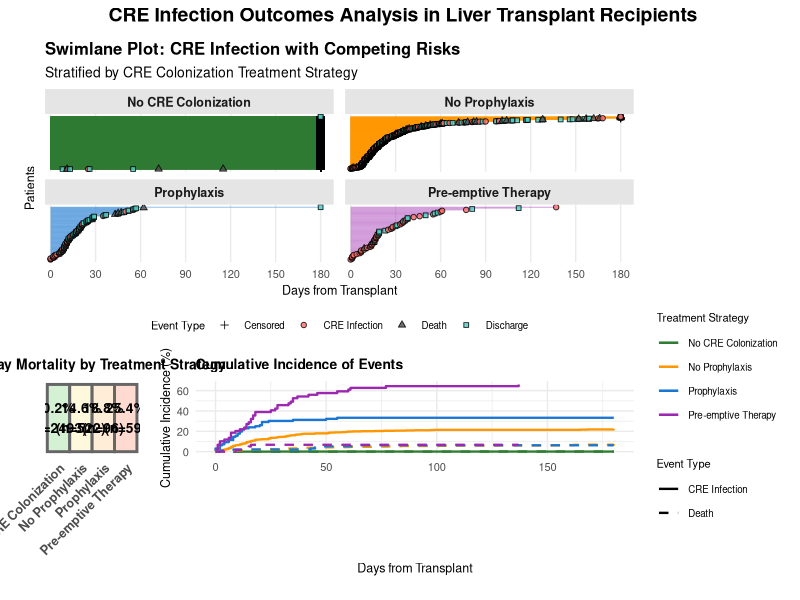
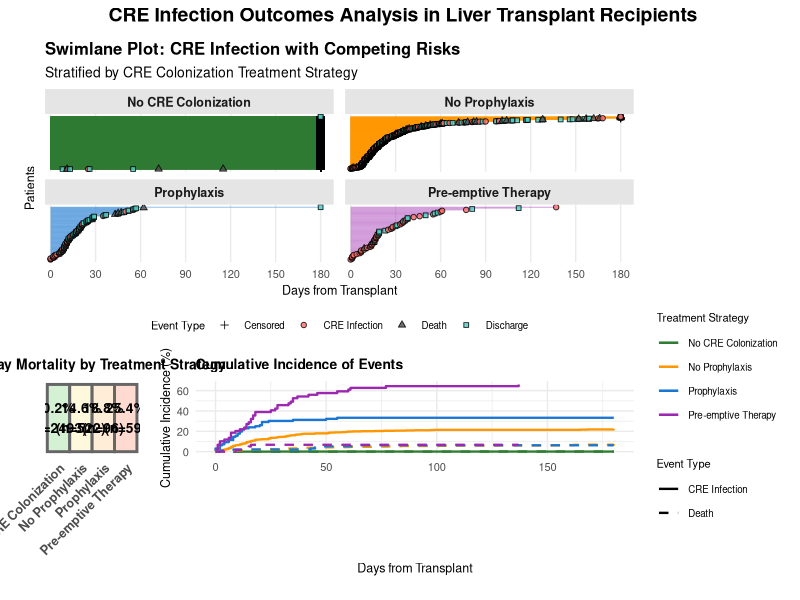
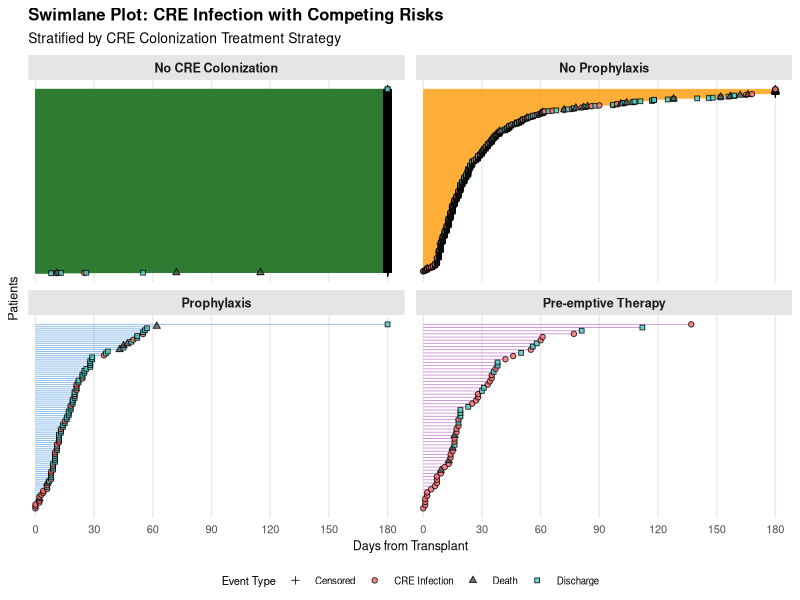
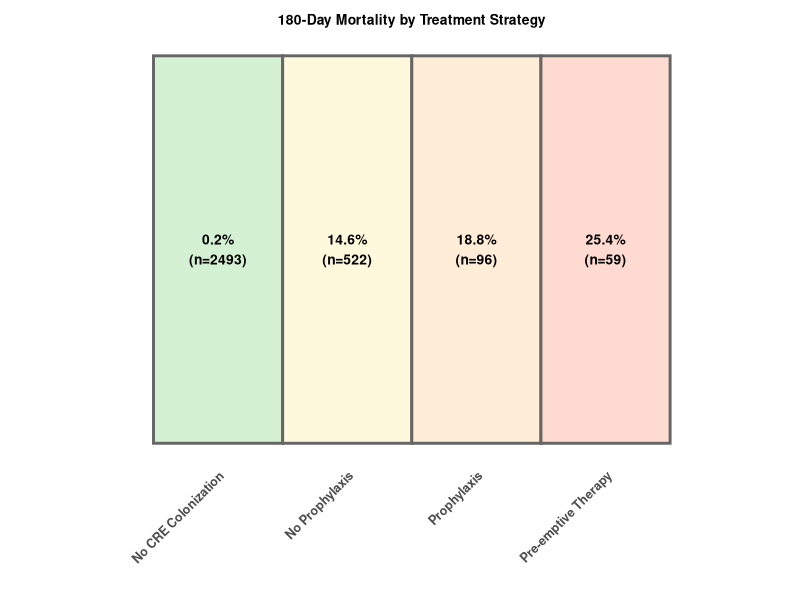
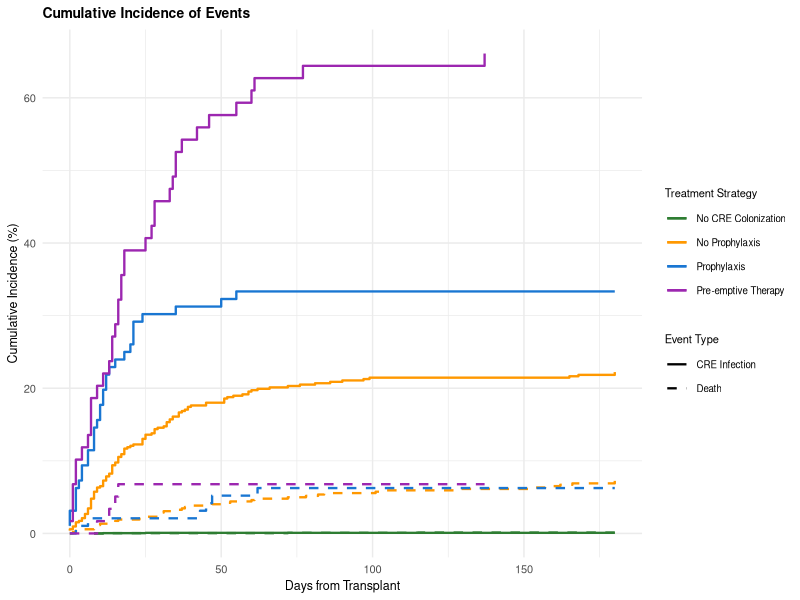
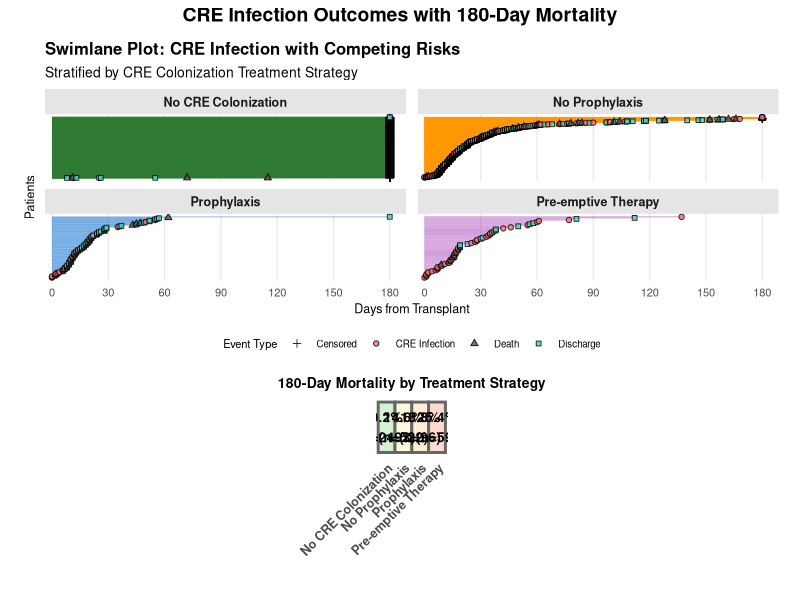
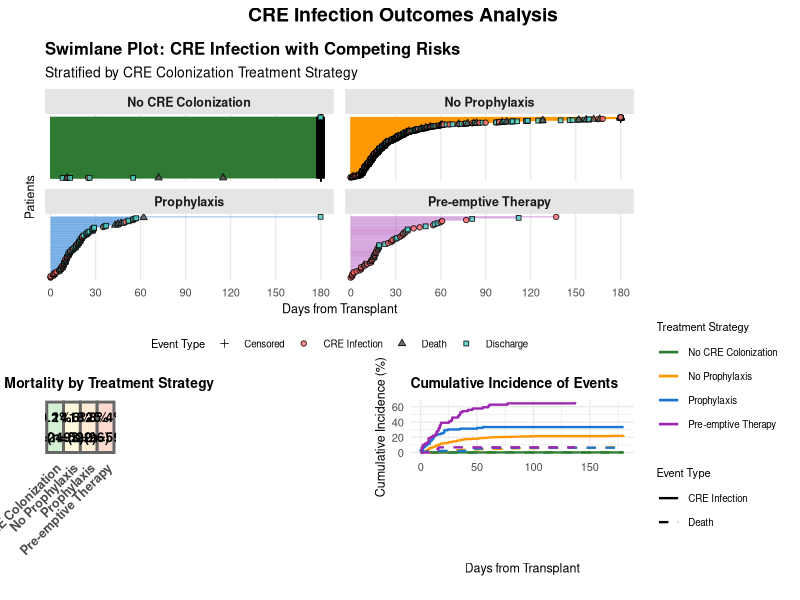

These charts were generated, in order, by the following R code:
# Load required libraries
library(tidyverse)
library(ggplot2)
library(lubridate)
library(patchwork)
library(viridis)
library(scales)

# Read the data
df <- read.csv("CRECOOLT_overall.csv", stringsAsFactors = FALSE)

# Data preprocessing
df_processed <- df %>%
  mutate(
    # Convert dates to Date format
    date_of_transplant = as.Date(date_of_transplant, format = "%Y-%m-%d"),
    cre_infection_date = as.Date(cre_infection_date, format = "%Y-%m-%d"),
    death_date = as.Date(death_date, format = "%Y-%m-%d"),
    discharge_date = as.Date(discharge_date, format = "%Y-%m-%d"),
    
    # Calculate days from transplant to events
    days_to_infection = as.numeric(cre_infection_date - date_of_transplant),
    days_to_death = as.numeric(death_date - date_of_transplant),
    days_to_discharge = as.numeric(discharge_date - date_of_transplant),
    
    # Create treatment strategy from REDCap checkbox variables
    # Assuming cre_colonization___1, ___2, ___3 represent different strategies
    # Note: Adjust these labels based on your actual treatment protocols
    # If a patient has multiple strategies checked, the first matching condition will be used
    treatment_strategy = case_when(
      cre_colonization___1 == 1 ~ "No Prophylaxis",
      cre_colonization___2 == 1 ~ "Prophylaxis",
      cre_colonization___3 == 1 ~ "Pre-emptive Therapy",
      # Check if patient is colonized but no specific strategy
      (is.na(cre_colonization___1) | cre_colonization___1 == 0) & 
        (is.na(cre_colonization___2) | cre_colonization___2 == 0) & 
        (is.na(cre_colonization___3) | cre_colonization___3 == 0) ~ "No CRE Colonization",
      TRUE ~ "No CRE Colonization"
    ),
    treatment_strategy = factor(treatment_strategy,
                                levels = c("No CRE Colonization", 
                                           "No Prophylaxis",
                                           "Prophylaxis", 
                                           "Pre-emptive Therapy")),
    
    # Determine primary outcome for each patient
    primary_event = case_when(
      !is.na(cre_infection_date) & cre_infection == 1 ~ "CRE Infection",
      !is.na(death_date) & death == 1 ~ "Death",
      !is.na(discharge_date) ~ "Discharge",
      TRUE ~ "Censored"
    ),
    
    # Calculate time to primary event
    time_to_event = case_when(
      primary_event == "CRE Infection" ~ days_to_infection,
      primary_event == "Death" ~ days_to_death,
      primary_event == "Discharge" ~ days_to_discharge,
      TRUE ~ 180  # Censoring at 180 days
    ),
    
    # Cap at 180 days for visualization
    time_to_event_capped = pmin(time_to_event, 180, na.rm = TRUE),
    
    # Calculate 180-day mortality
    mortality_180d = ifelse(!is.na(days_to_death) & days_to_death <= 180, 1, 0)
  ) %>%
  filter(!is.na(treatment_strategy)) %>%
  arrange(treatment_strategy, time_to_event)

# Assign patient IDs for y-axis
df_processed <- df_processed %>%
  group_by(treatment_strategy) %>%
  mutate(patient_order = row_number()) %>%
  ungroup() %>%
  mutate(patient_id = paste0(treatment_strategy, "_", patient_order))

# Create the main swimlane plot
swimlane_plot <- ggplot(df_processed) +
  # Draw horizontal lines for each patient (swimlanes)
  geom_segment(aes(x = 0, xend = time_to_event_capped, 
                   y = patient_order, yend = patient_order,
                   color = treatment_strategy),
               size = 0.3, alpha = 0.5) +
  
  # Add event markers
  geom_point(aes(x = time_to_event_capped, y = patient_order, 
                 shape = primary_event, fill = primary_event),
             size = 1.5, alpha = 0.8) +
  
  # Facet by treatment strategy - 2 columns for better space usage
  facet_wrap(~ treatment_strategy, scales = "free_y", ncol = 2) +
  
  # Customize scales
  scale_x_continuous(breaks = seq(0, 180, 30),
                     limits = c(0, 185),
                     expand = c(0.02, 0)) +
  
  # Define colors and shapes
  scale_color_manual(values = c("No CRE Colonization" = "#2E7D32",
                                "No Prophylaxis" = "#FF9800",
                                "Prophylaxis" = "#1976D2",
                                "Pre-emptive Therapy" = "#9C27B0")) +
  
  scale_shape_manual(values = c("CRE Infection" = 21,
                                "Death" = 24,
                                "Discharge" = 22,
                                "Censored" = 3)) +
  
  scale_fill_manual(values = c("CRE Infection" = "#FF6B6B",
                               "Death" = "#4E4E4E",
                               "Discharge" = "#4ECDC4",
                               "Censored" = "#95E1D3")) +
  
  # Labels and theme
  labs(title = "Swimlane Plot: CRE Infection with Competing Risks",
       subtitle = "Stratified by CRE Colonization Treatment Strategy",
       x = "Days from Transplant",
       y = "Patients",
       shape = "Event Type",
       fill = "Event Type",
       color = "Treatment Strategy") +
  
  theme_minimal() +
  theme(
    plot.title = element_text(size = 12, face = "bold"),
    plot.subtitle = element_text(size = 10),
    axis.text.y = element_blank(),
    axis.ticks.y = element_blank(),
    axis.title = element_text(size = 9),
    axis.text.x = element_text(size = 8),
    panel.grid.major.y = element_blank(),
    panel.grid.minor = element_blank(),
    legend.position = "bottom",
    legend.box = "horizontal",  # Arrange legends horizontally
    legend.margin = margin(t = 0, r = 0, b = 0, l = 0),
    legend.title = element_text(size = 8),
    legend.text = element_text(size = 7),
    strip.text = element_text(face = "bold", size = 9),
    strip.background = element_rect(fill = "grey90", color = NA)
  ) +
  
  guides(color = "none")  # Hide treatment strategy legend as it's shown in facets

# Create summary statistics table
summary_stats <- df_processed %>%
  group_by(treatment_strategy) %>%
  summarise(
    n_patients = n(),
    n_cre_infections = sum(primary_event == "CRE Infection", na.rm = TRUE),
    n_deaths = sum(primary_event == "Death", na.rm = TRUE),
    n_discharges = sum(primary_event == "Discharge", na.rm = TRUE),
    mortality_180d_pct = mean(mortality_180d, na.rm = TRUE) * 100,
    median_time_to_event = median(time_to_event_capped, na.rm = TRUE)
  ) %>%
  mutate(
    cre_infection_rate = n_cre_infections / n_patients * 100,
    death_rate = n_deaths / n_patients * 100
  )

# Create heatmap for 180-day mortality
heatmap_data <- df_processed %>%
  group_by(treatment_strategy) %>%
  summarise(
    mortality_rate = mean(mortality_180d, na.rm = TRUE) * 100,
    n = n()
  )

heatmap_plot <- ggplot(heatmap_data, aes(x = treatment_strategy, y = 1)) +
  geom_tile(aes(fill = mortality_rate), color = "grey40", size = 1) +
  geom_text(aes(label = sprintf("%.1f%%\n(n=%d)", mortality_rate, n)), 
            color = "black", size = 3.5, fontface = "bold") +
  scale_fill_gradient2(low = "#D4F1D4", mid = "#FFF8DC", high = "#FFCCCB",
                       midpoint = 15,
                       limits = c(0, max(heatmap_data$mortality_rate) * 1.1),
                       name = "180-Day\nMortality (%)") +
  labs(title = "180-Day Mortality by Treatment Strategy",
       x = "",
       y = "") +
  theme_minimal() +
  theme(
    axis.text.y = element_blank(),
    axis.ticks = element_blank(),
    panel.grid = element_blank(),
    plot.title = element_text(size = 10, face = "bold", hjust = 0.5),
    axis.text.x = element_text(angle = 45, hjust = 1, size = 9, face = "bold"),
    legend.position = "none",  # Remove legend to avoid overlap
    plot.margin = margin(t = 10, r = 10, b = 10, l = 10, unit = "pt"),
    plot.background = element_rect(fill = "white", color = NA)
  ) +
  coord_fixed(ratio = 3)

# Create cumulative incidence plot
cumulative_data <- df_processed %>%
  filter(!is.na(time_to_event_capped)) %>%
  arrange(treatment_strategy, time_to_event_capped) %>%
  group_by(treatment_strategy) %>%
  mutate(
    cumulative_infection = cumsum(primary_event == "CRE Infection") / n() * 100,
    cumulative_death = cumsum(primary_event == "Death") / n() * 100
  )

cumulative_plot <- ggplot(cumulative_data) +
  geom_step(aes(x = time_to_event_capped, y = cumulative_infection, 
                color = treatment_strategy, linetype = "CRE Infection"),
            size = 0.8) +
  geom_step(aes(x = time_to_event_capped, y = cumulative_death, 
                color = treatment_strategy, linetype = "Death"),
            size = 0.8) +
  scale_color_manual(values = c("No CRE Colonization" = "#2E7D32",
                                "No Prophylaxis" = "#FF9800",
                                "Prophylaxis" = "#1976D2",
                                "Pre-emptive Therapy" = "#9C27B0"),
                     name = "Treatment Strategy") +
  scale_linetype_manual(values = c("CRE Infection" = "solid", "Death" = "dashed"),
                        name = "Event Type") +
  labs(title = "Cumulative Incidence of Events",
       x = "Days from Transplant",
       y = "Cumulative Incidence (%)") +
  theme_minimal() +
  theme(
    plot.title = element_text(size = 10, face = "bold"),
    legend.position = "right",  # Move legend to right side
    legend.direction = "vertical",  # Stack legends vertically
    legend.box = "vertical",  # Arrange multiple legends vertically
    legend.title = element_text(size = 8),
    legend.text = element_text(size = 7),
    axis.title = element_text(size = 9),
    axis.text = element_text(size = 8),
    plot.margin = margin(t = 5, r = 5, b = 5, l = 5, unit = "pt")
  ) +
  xlim(0, 180)

# Combine all plots using patchwork
# Option 1: Vertical layout with better spacing
final_plot <- swimlane_plot / (heatmap_plot + cumulative_plot) +
  plot_layout(heights = c(2, 1)) +
  plot_annotation(
    title = "CRE Infection Outcomes Analysis in Liver Transplant Recipients",
    theme = theme(plot.title = element_text(size = 14, face = "bold", hjust = 0.5))
  )

# You can choose which option to display by commenting/uncommenting

# Option 1: Display combined plot with adjusted layout
print(final_plot)

# Option 2: Display just the simple version (swimlane + heatmap)
# print(simple_plot)

# Option 3: Display plots separately to completely avoid overlap
# print(swimlane_plot)
# print(heatmap_plot) 
# print(cumulative_plot)

# For presentations/publications, you might want to use the separate files:
# - swimlane_only.png (main swimlane visualization)
# - heatmap_only.png (mortality heatmap with black text)
# - cumulative_only.png (cumulative incidence curves)

# Print summary statistics
cat("\n===== SUMMARY STATISTICS =====\n\n")
print(summary_stats)

# Save the combined plot with larger dimensions
ggsave("cre_swimlane_analysis.png", final_plot, width = 16, height = 12, dpi = 300)

# Alternative: Create separate plots for better readability
# Save individual components with optimized sizes
ggsave("swimlane_main.png", swimlane_plot, width = 14, height = 10, dpi = 300)
ggsave("heatmap_mortality.png", heatmap_plot, width = 10, height = 4, dpi = 300)
ggsave("cumulative_incidence.png", cumulative_plot, width = 10, height = 6, dpi = 300)

# Option 2: Create a simpler combined plot with just swimlane and heatmap
simple_plot <- swimlane_plot / heatmap_plot +
  plot_layout(heights = c(3, 1)) +
  plot_annotation(
    title = "CRE Infection Outcomes with 180-Day Mortality",
    theme = theme(plot.title = element_text(size = 14, face = "bold", hjust = 0.5))
  )

ggsave("cre_analysis_simple.png", simple_plot, width = 14, height = 10, dpi = 300)

# Option 3: Side-by-side layout for bottom plots
alternative_plot <- swimlane_plot / 
  (heatmap_plot | plot_spacer() | cumulative_plot) +
  plot_layout(heights = c(3, 1), widths = c(1, 0.1, 1)) +
  plot_annotation(
    title = "CRE Infection Outcomes Analysis",
    theme = theme(plot.title = element_text(size = 14, face = "bold", hjust = 0.5))
  )

ggsave("cre_analysis_alternative.png", alternative_plot, width = 16, height = 10, dpi = 300)